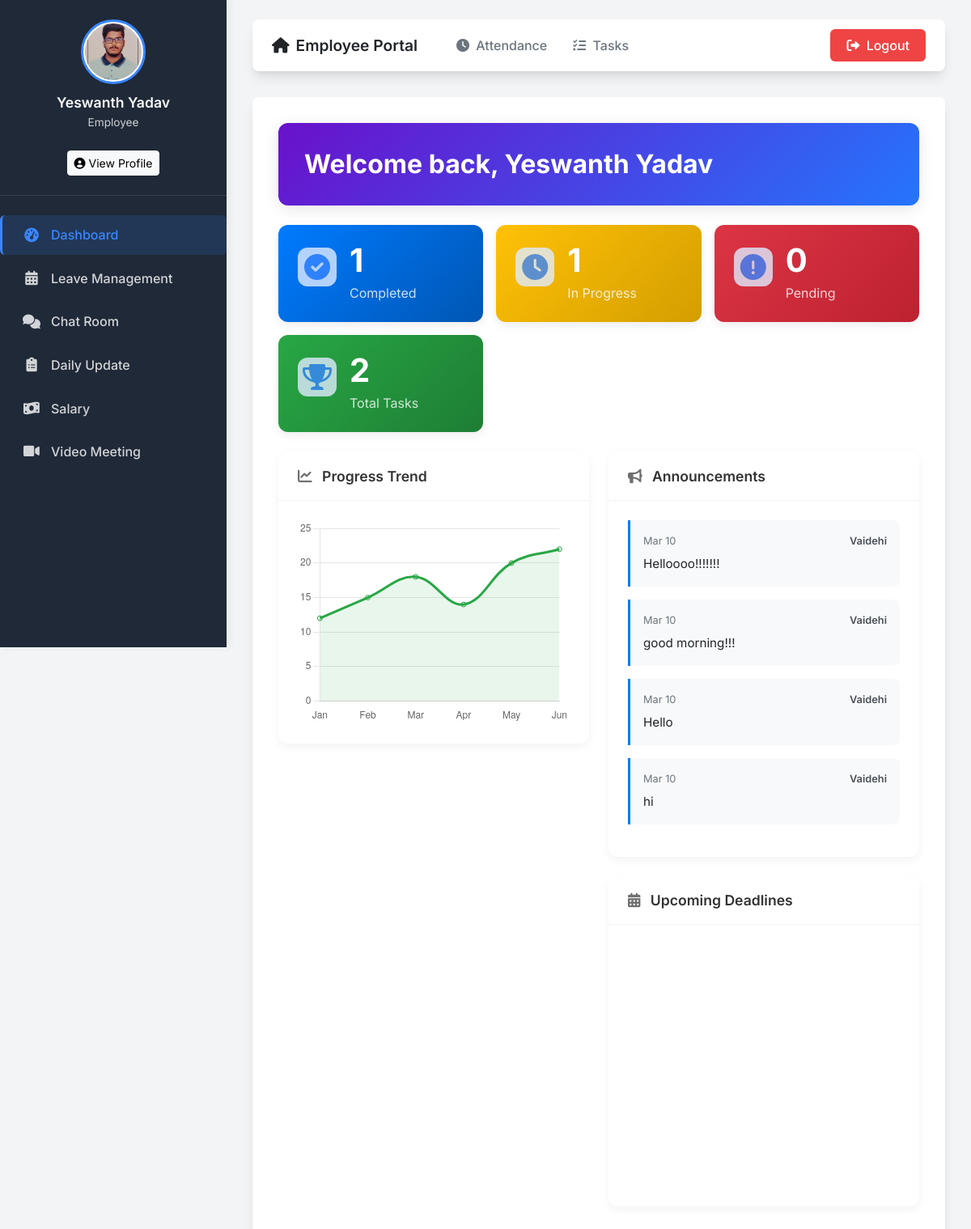
Page /employee_dashboard/ (signed in) on the committed database.
### emp_app/models.py (models this page shows, shortened)
class Employee(AbstractBaseUser, PermissionsMixin):
    GENDER_CHOICES = [
        ('Male', 'Male'),
        ('Female', 'Female'),
        ('Other', 'Other'),
    ]
    MARITAL_STATUS_CHOICES = [
        ('Single', 'Single'),
        ('Married', 'Married'),
        ('Divorced', 'Divorced'),
        ('Widowed', 'Widowed'),
    ]
    first_name = models.CharField(max_length=100, null=False)
    last_name = models.CharField(max_length=100)
    dept = models.ForeignKey(Department, on_delete=models.CASCADE)
    salary = models.IntegerField(default=0)
    bonus = models.IntegerField(default=0)
    role = models.ForeignKey(Role, on_delete=models.CASCADE)
    phone = models.IntegerField(default=0)
    hire_date = models.DateField(default=datetime.date.today)
    status = models.CharField(max_length=10, choices=[('Manager', 'Manager'), ('Employee', 'Employee')], default='Employee')
    email_address = models.EmailField(unique=True, default="temp@example.com")
    password = models.CharField(max_length=100, default="defaultpassword123")
    is_staff = models.BooleanField(default=False)
    is_active = models.BooleanField(default=True)
    date_of_birth = models.DateField(default=datetime.date(2004, 1, 1))
    gender = models.CharField(max_length=10, choices=GENDER_CHOICES, default='Male')
    marital_status = models.CharField(max_length=10, choices=MARITAL_STATUS_CHOICES, default='Single')
    profile_photo = models.ImageField(upload_to='profile_photos/', default='profile_photos/default.png')
    USERNAME_FIELD = 'email_address'
    REQUIRED_FIELDS = ['first_name', 'last_name']
    objects = EmployeeManager()

class Announcement(models.Model):
    message = models.TextField()
    created_at = models.DateTimeField(default=timezone.now)
    created_by = models.ForeignKey(Employee, on_delete=models.CASCADE)

### emp_app/views.py (the view)
# urls.py: path('employee_dashboard/', views.employee_dashboard, name='employee_dashboard'),
@login_required(login_url='login')
def employee_dashboard(request):
    if not request.user.is_authenticated:
        return redirect('login')
    tasks = Task_manager.objects.filter(assigned_to=request.user)
    tasks_completed = Task_employee.objects.filter(task__assigned_to=request.user, task_status="Completed").count()
    tasks_in_progress = Task_employee.objects.filter(task__assigned_to=request.user, task_status="In Progress").count()
    tasks_not_started = Task_employee.objects.filter(task__assigned_to=request.user, task_status="Not Started").count()
    leaves = Leave.objects.filter(employee=request.user)
    announcements = Announcement.objects.all().order_by('-created_at')[:4]
    context = {
        'tasks': tasks,
        'tasks_completed': tasks_completed,
        'tasks_in_progress': tasks_in_progress,
        'tasks_not_started': tasks_not_started,
        'leaves': leaves,
        'announcements': announcements,
    }
    return render(request, 'employee_dashboard.html', context)

### emp_app/templates/employee_dashboard.html (shortened to what this page needs)
{% extends 'employee_base.html' %}
{% block content %}
<div class="dashboard-header">
  <h2 class="dashboard-title">Welcome back, {{ request.user.first_name }} {{ request.user.last_name }}</h2>
</div>
<div class="stats-overview">
  <div class="stat-card primary-card">
    <div class="stat-icon">
      <i class="fas fa-check-circle"></i>
    </div>
    <div class="stat-content">
      <div class="stat-number">{{ tasks_completed }}</div>
      <p>Completed</p>
    </div>
  </div>
  <div class="stat-card warning-card">
    <div class="stat-icon">
      <i class="fas fa-clock"></i>
    </div>
    <div class="stat-content">
      <div class="stat-number">{{ tasks_in_progress }}</div>
      <p>In Progress</p>
    </div>
  </div>
  <div class="stat-card danger-card">
    <div class="stat-icon">
      <i class="fas fa-exclamation-circle"></i>
    </div>
    <div class="stat-content">
      <div class="stat-number">{{ tasks_not_started }}</div>
      <p>Pending</p>
    </div>
  </div>
  <div class="stat-card success-card">
    <div class="stat-icon">
      <i class="fas fa-trophy"></i>
    </div>
    <div class="stat-content">
      <div class="stat-number">{{ tasks.count }}</div>
      <p>Total Tasks</p>
    </div>
  </div>
</div>
<div class="dashboard-main">
  <div class="dashboard-column">
    <div class="dashboard-panel progress-panel" onclick="window.location.href='{% url 'employee_progress' %}';">
      <div class="panel-header">
        <h3><i class="fas fa-chart-line"></i> Progress Trend</h3>
      </div>
      <div class="panel-body">
        <canvas id="monthlyProgressChart"></canvas>
      </div>
    </div>
  </div>
  <div class="dashboard-column">
    <div class="dashboard-panel announcements-panel">
      <div class="panel-header">
        <h3><i class="fas fa-bullhorn"></i> Announcements</h3>
      </div>
      <div class="panel-body">
        {% if announcements %}
          {% for announcement in announcements %}
          <div class="announcement-item">
            <div class="announcement-header">
              <span class="announcement-date">{{ announcement.created_at|date:"M d" }}</span>
              <span class="announcement-author">{{ announcement.created_by.first_name }}</span>
            </div>
            <div class="announcement-content">
              {{ announcement.message }}
            </div>
          </div>
          {% endfor %}
        {% else %}
          <div class="no-data">
            <img src="/static/images/no-announcements.svg" alt="No announcements">
            <p>No new announcements!</p>
          </div>
        {% endif %}
      </div>
    </div>
    <div class="dashboard-panel calendar-panel">
      <div class="panel-header">
        <h3><i class="fas fa-calendar-alt"></i> Upcoming Deadlines</h3>
      </div>
      <div class="panel-body">
        <div class="calendar-widget">
        </div>
      </div>
    </div>
  </div>
</div>
<link href="https://cdn.jsdelivr.net/npm/fullcalendar@5.10.1/main.min.css" rel="stylesheet">
<script>
  document.addEventListener('DOMContentLoaded', function() {
    // Line Chart for Monthly Progress
    const monthlyCtx = document.getElementById('monthlyProgressChart').getContext('2d');
    const monthlyProgressChart = new Chart(monthlyCtx, {
      type: 'line',
      data: {
        labels: ['Jan', 'Feb', 'Mar', 'Apr', 'May', 'Jun'],
        datasets: [{
          label: 'Completed Tasks',
          data: [12, 15, 18, 14, 20, 22],
          borderColor: '#28a745',
          backgroundColor: 'rgba(40, 167, 69, 0.1)',
          tension: 0.4,
          fill: true
        }]
      },
      options: {
        maintainAspectRatio: false,
        scales: {
          y: {
            beginAtZero: true,
            grid: {
              display: true,
              drawBorder: false
            }
          },
          x: {
            grid: {
              display: false
            }
          }
        },
        plugins: {
          legend: {
            display: false
          }
        }
      }
    });
    // Initialize Mini Calendar
    const calendarEl = document.getElementById('mini-calendar');
    const calendar = new FullCalendar.Calendar(calendarEl, {
      initialView: 'dayGridMonth',
      headerToolbar: {
        left: 'prev,next',
        center: 'title',
        right: ''
      },
      height: 300,
      events: [
        // Example events - these would come from your backend
        {
          title: 'Project Due',
          start: '2025-03-15',
          color: '#dc3545'
        },
        {
          title: 'Team Meeting',
          start: '2025-03-05',
          color: '#007bff'
        }
      ]
    });
    calendar.render();
  });
</script>
{% endblock %}

### emp_app/templates/employee_base.html (shortened to what this page needs)
<!DOCTYPE html>
<html lang="en">
<head>
  <link href="https://cdn.jsdelivr.net/npm/bootstrap@5.3.0-alpha1/dist/css/bootstrap.min.css" rel="stylesheet">
  <link rel="stylesheet" href="https://cdnjs.cloudflare.com/ajax/libs/font-awesome/6.0.0/css/all.min.css">
</head>
<body>
  <div class="sidebar">
    <div class="sidebar-header text-center">
      {% if request.user.profile_photo %}
        <img src="{{ request.user.profile_photo.url }}" alt="Profile" class="rounded-circle profile-img">
      {% else %}
        <div class="profile-img rounded-circle bg-primary d-flex align-items-center justify-content-center">
          <i class="fas fa-user fa-2x text-white"></i>
        </div>
      {% endif %}
      <h5 class="user-name">{{ request.user.first_name }} {{ request.user.last_name }}</h5>
      <p class="user-role">Employee</p>
      <a href="{% url 'profile_view' %}" class="btn btn-sm btn-light mt-2">
        <i class="fas fa-user-circle"></i> View Profile
    </a>
    </div>
    <ul class="nav flex-column">
      <li><a href="{% url 'employee_dashboard' %}" class="nav-link {% if request.path == 'employee_dashboard' %}active{% endif %}">
        <i class="fas fa-tachometer-alt"></i> Dashboard
      </a></li>
      <li><a href="{% url 'leave_history' %}" class="nav-link {% if 'leave' in request.path %}active{% endif %}">
        <i class="fas fa-calendar-alt"></i> Leave Management
      </a></li>
      <li><a href="{% url 'chat_room' room_name='general' %}" class="nav-link {% if 'chat' in request.path %}active{% endif %}">
        <i class="fas fa-comments"></i> Chat Room
      </a></li>
      <li><a href="{% url 'submit_daily_update' %}" class="nav-link {% if 'daily_update' in request.path %}active{% endif %}">
        <i class="fas fa-clipboard-list"></i> Daily Update
      </a></li>
      <li><a href="{% url 'employee_salary' %}" class="nav-link {% if 'salary' in request.path %}active{% endif %}">
        <i class="fas fa-money-bill-wave"></i> Salary
      </a></li>
      <li><a href="{% url 'create_meet' %}" class="nav-link {% if 'meet' in request.path %}active{% endif %}">
        <i class="fas fa-video"></i> Video Meeting
      </a></li>
    </ul>
  </div>
  <div class="main-content">
    <nav class="top-navbar">
      <div class="navbar-left">
        <a class="navbar-brand" href="{% url 'employee_dashboard' %}">
          <i class="fas fa-home me-2"></i>Employee Portal
        </a>
        <div class="navbar-links">
          <a class="nav-link" href="{% url 'employee_attendance' %}">
            <i class="fas fa-clock me-1"></i> Attendance
          </a>
          <a class="nav-link" href="{% url 'employee_tasks' %}">
            <i class="fas fa-tasks me-1"></i> Tasks
          </a>
        </div>
      </div>
      <a class="btn btn-logout" href="{% url 'logout' %}">
        <i class="fas fa-sign-out-alt me-1"></i> Logout
      </a>
    </nav>
    <div class="content-section">
      {% block content %}{% endblock %}
    </div>
  </div>
</body>
</html>

### emp_app/templates/employee_base.html (style rules this page uses)
:root { --primary-color: #3a86ff; --primary-light: #e0ebff; --secondary-color: #6c757d; --sidebar-bg: #1f2937; --sidebar-active: #3a86ff; --sidebar-hover: #374151; --text-light: #f8f9fa; --text-dark: #212529; --card-shadow: 0 10px 15px -3px rgba(0, 0, 0, 0.1), 0 4px 6px -2px rgba(0, 0, 0, 0.05); --transition: all 0.3s ease; }
body { font-family: 'Inter', sans-serif; background-color: #f3f4f6; display: flex; min-height: 100vh; margin: 0; color: var(--text-dark); }
.sidebar { width: 280px; background-color: var(--sidebar-bg); color: var(--text-light); padding: 1.5rem 0; height: 100vh; position: fixed; left: 0; top: 0; box-shadow: 4px 0 10px rgba(0, 0, 0, 0.05); transition: var(--transition); z-index: 1000; }
.sidebar-header { padding: 0 1.5rem 1.5rem; border-bottom: 1px solid rgba(255, 255, 255, 0.1); }
.sidebar .profile-img { width: 80px; height: 80px; object-fit: cover; border: 3px solid var(--primary-color); padding: 2px; background-color: white; }
.sidebar .user-name { font-size: 1.1rem; font-weight: 600; margin-top: 0.75rem; margin-bottom: 0.25rem; }
.sidebar .user-role { font-size: 0.85rem; opacity: 0.8; }
.sidebar .nav { margin-top: 1.5rem; }
.sidebar .nav-link { color: rgba(255, 255, 255, 0.8); padding: 0.8rem 1.5rem; display: flex; align-items: center; transition: var(--transition); border-left: 3px solid transparent; margin-bottom: 0.25rem; }
.sidebar .nav-link i { margin-right: 0.75rem; font-size: 1.1rem; width: 24px; text-align: center; }
.sidebar .nav-link.active { background-color: rgba(58, 134, 255, 0.15); color: var(--primary-color); border-left: 3px solid var(--primary-color); }
.main-content { flex: 1; padding: 1.5rem 2rem; margin-left: 280px; }
.top-navbar { background-color: white; border-radius: 8px; box-shadow: var(--card-shadow); padding: 0.75rem 1.5rem; display: flex; justify-content: space-between; align-items: center; margin-bottom: 2rem; }
.navbar-left { display: flex; align-items: center; }
.navbar-brand { font-weight: 600; font-size: 1.2rem; color: var(--text-dark); text-decoration: none; }
.navbar-links { display: flex; align-items: center; margin-left: 2rem; }
.nav-link { color: var(--secondary-color); text-decoration: none; padding: 0.5rem 1rem; border-radius: 6px; transition: var(--transition); font-weight: 500; }
.btn-logout { background-color: #ef4444; border: none; color: white; padding: 0.5rem 1.25rem; border-radius: 6px; font-weight: 500; transition: var(--transition); }
.content-section { background-color: white; border-radius: 8px; box-shadow: var(--card-shadow); padding: 2rem; }
.stat-card { background-color: white; border-radius: 8px; box-shadow: var(--card-shadow); padding: 1.5rem; transition: var(--transition); }
.stat-icon { width: 48px; height: 48px; display: flex; align-items: center; justify-content: center; background-color: var(--primary-light); color: var(--primary-color); border-radius: 12px; margin-bottom: 1rem; }

### rows in the picture
Employee: user.profile_photo (picture), user.first_name "Yeswanth", user.last_name "Yadav"
Announcement: created_at "Mar 10", created_by.first_name "Vaidehi", message "Helloooo!!!!!!!"
Announcement: created_at "Mar 10", created_by.first_name "Vaidehi", message "good morning!!!"
Announcement: created_at "Mar 10", created_by.first_name "Vaidehi", message "Hello"
Announcement: created_at "Mar 10", created_by.first_name "Vaidehi", message "hi"

### other values in the picture
{{ tasks_completed }} "1"
{{ tasks_in_progress }} "1"
{{ tasks_not_started }} "0"
{{ tasks.count }} "2"
